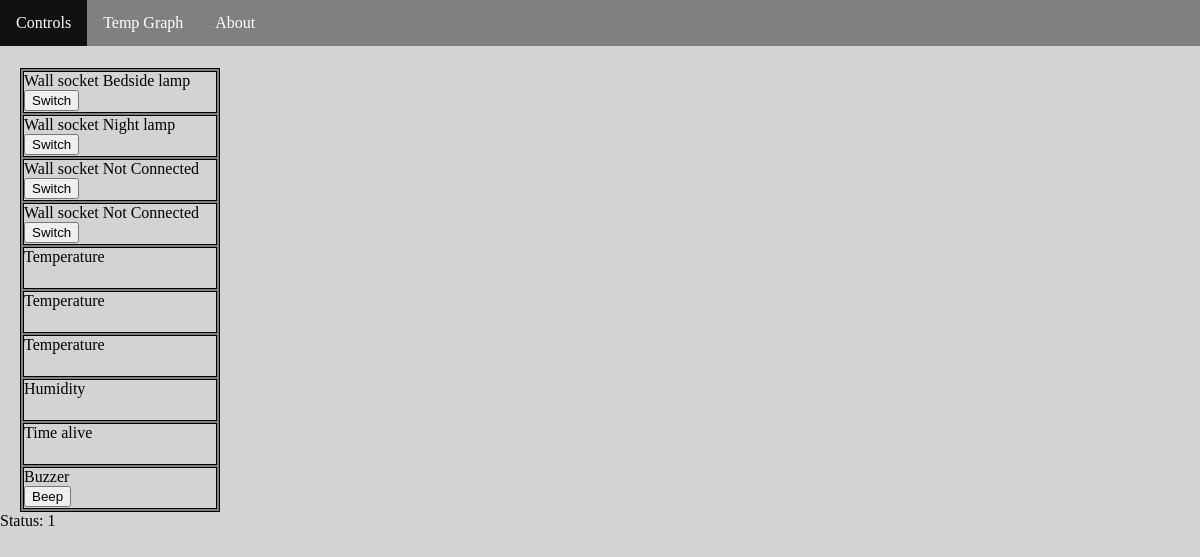
The page / on the database its author committed.
### tables this page shows
CREATE TABLE device (
                id INTEGER PRIMARY KEY ASC,
                name TEXT NOT NULL,
                datatype TEXT,
                switchable BOOL NOT NULL,
                description TEXT
                );

### main.py (the view)
@app.route('/', methods=['GET', 'POST'])
def index():
    devices = read_devices_info()
    devStats = []
    status = talk_to_ard(usbPort,b'6\n')
    if status == 1:
        print("Arduino not connected")
    else:
        for i in range(len(status)):
            devStats.append(status[i])
    flash('Status: {}'.format(status))
    return render_template('index.html',devices = devices)

### inout.py (called while the page is built, shortened)
def talk_to_ard(usbPort, dataToSend):
    if os.path.exists(usbPort):
        ser = serial.Serial(
           port=usbPort,
           baudrate = 9600,
           parity=serial.PARITY_NONE,
           stopbits=serial.STOPBITS_ONE,
           bytesize=serial.EIGHTBITS,
           timeout=1)
    else:
        return(1)

### main.py (called while the page is built)
def get_db():
    if not g.get('db'):
        con = sqlite3.connect(app.config['DATABASE'])
        con.row_factory = sqlite3.Row
        g.db = con
    return g.db

def read_devices_info():
    cur = get_db().cursor()
    sqlQuery = "SELECT * FROM device;"
    cur.execute(sqlQuery)
    results = cur.fetchall()
    devices = []
    for row in results:
        devices.append(dict((cur.description[idx][0], value)
                for idx, value in enumerate(row)))
    return devices

### templates/index.html (shortened to what this page needs)
{% extends "skeleton.html" %}
{% block content %}
        <div id="mainbox">
        {% for device in devices %}
        <div class="device_box">
            <div class="device_info">{{ device['name'] }}</div>
        {% if device['switchable'] == 'true' %}
        {{ device['description'] }}
        <form action="/switch" method="POST">
        <button class="device_button" type="submit">Switch</button>
        </form>
        {% endif %}
        </div>
        {% endfor %}
        <div class="device_box">
        Buzzer
        <form action="/beep" method="POST">
        <button class="device_button" type="submit">Beep</button>
        </form>
        </div>
        </div>
        {% for message in get_flashed_messages() %}
        {{ message }}</br>
        {% endfor %}
{% endblock %}

### templates/skeleton.html (shortened to what this page needs)
<!DOCTYPE html>
<html>
	<head>
        <link rel="stylesheet" type="text/css" href="{{ url_for('static', filename='style.css') }}">
	</head>
	<body>
            <ul>
                <li><a href="/">Controls</a></li>
                <li><a href="/temp_graph">Temp Graph</a></li>
                <li><a href="#menu03">About</a></li>
            </ul>
        {% block content %}{% endblock %}
	</body>
</html>

### static/style.css (style rules this page uses)
body { background: lightgray; padding: 0px; padding-top: 50px; margin: 0px; }
ul { background: grey; position: fixed; overflow: hidden; top: 0; width: 100%; list-style-type: none; display: inline-block; margin: 0; padding: 0; overflow: hidden; }
li { float: left; }
li a { display: block; color: white; text-align: center; padding: 14px 16px; text-decoration: none; }
#mainbox { background: gray; width: 198px; border: solid 1px black; margin-left: 20px; }
div.device_box { background: lightgray; width:192px; height: 40px; border: solid 1px black; margin: 2px 2px; padding: 0px; }
div.device_info { display: inline; }

### rows shown on the page
device: name "Wall socket", description "Bedside lamp"
device: name "Wall socket", description "Night lamp"
device: name "Wall socket", description "Not Connected"
device: name "Wall socket", description "Not Connected"
device: name "Temperature"
device: name "Temperature"
device: name "Temperature"
device: name "Humidity"
device: name "Time alive"

### other values the page prints
{{ message }} "Status: 1"
